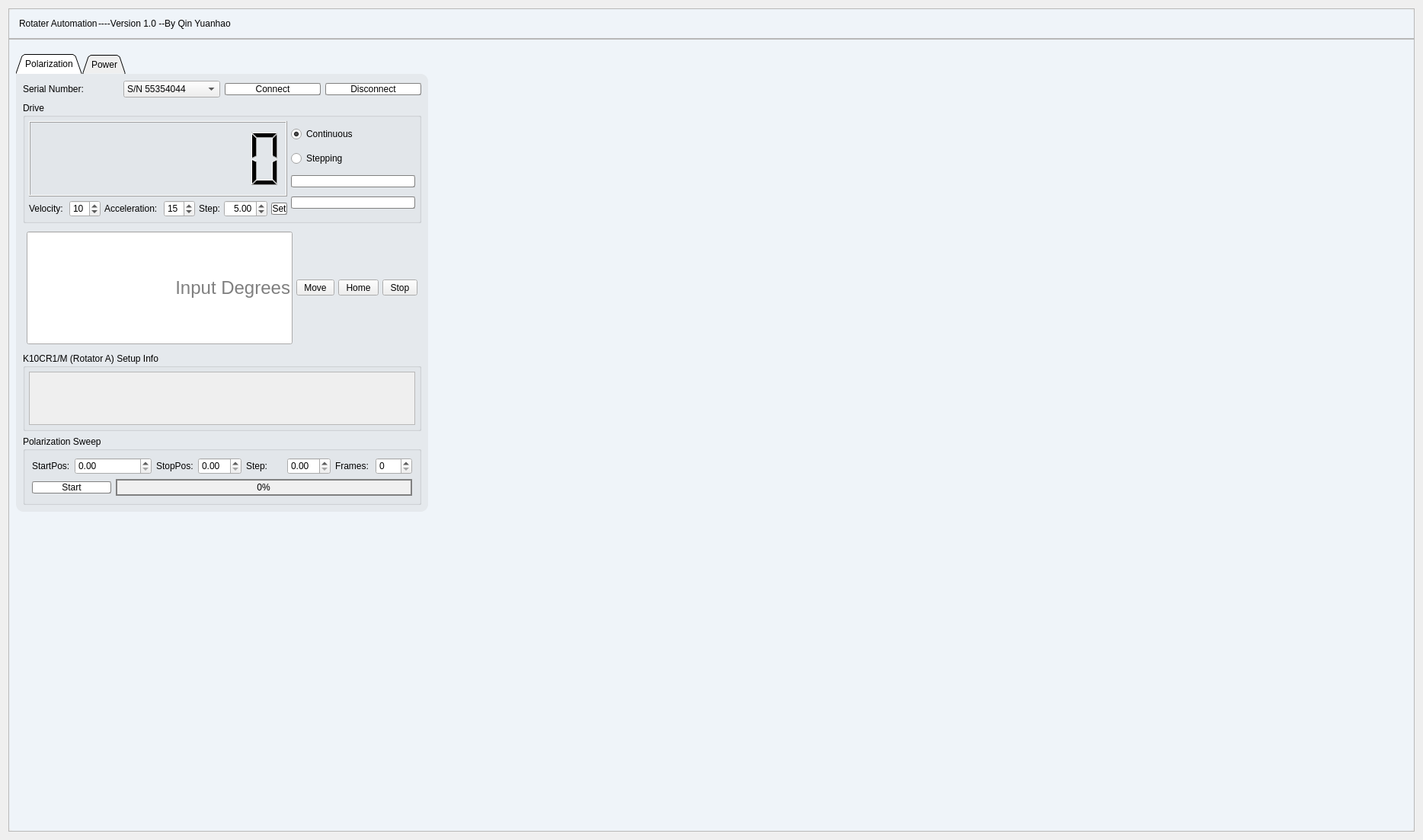
<?xml version="1.0" encoding="UTF-8"?>
<ui version="4.0">
 <class>Form</class>
 <widget class="QWidget" name="Form">
  <property name="geometry">
   <rect>
    <x>0</x>
    <y>0</y>
    <width>1868</width>
    <height>1103</height>
   </rect>
  </property>
  <property name="sizePolicy">
   <sizepolicy hsizetype="Fixed" vsizetype="MinimumExpanding">
    <horstretch>0</horstretch>
    <verstretch>0</verstretch>
   </sizepolicy>
  </property>
  <property name="windowTitle">
   <string>Form</string>
  </property>
  <property name="styleSheet">
   <string notr="true">QWidget#Form{
	border-radius:10px;
}

QWidget#mainwidget{
	background-color: rgba(239, 244, 249, 0);
	border-radius:10px;
}
QFrame#mainframe{
	background-color: rgba(239, 244, 249, 255);
	border-radius:10px;
}
QGroupBox{
	border-width: 2px;
	
	font: 25 9pt &quot;Microsoft YaHei UI Light&quot;;
}
QPushButton{
	background-color: rgb(255, 255, 255);
	border-radius: 2px;
	border: 1px groove gray;
	font: 63 9pt &quot;Nunito Sans SemiBold&quot;;
}
QTabWidget{
	font: 63 9pt &quot;Nunito Sans SemiBold&quot;;
}
QLabel{
	font: 9pt &quot;Microsoft YaHei UI&quot;;
}
QComboBox{
	
	font: 9pt &quot;Menlo for Powerline&quot;;
}
</string>
  </property>
  <layout class="QVBoxLayout" name="verticalLayout_19" stretch="0">
   <item>
    <widget class="QWidget" name="mainwidget" native="true">
     <property name="styleSheet">
      <string notr="true"/>
     </property>
     <layout class="QVBoxLayout" name="verticalLayout_5">
      <property name="spacing">
       <number>0</number>
      </property>
      <property name="leftMargin">
       <number>0</number>
      </property>
      <property name="topMargin">
       <number>0</number>
      </property>
      <property name="rightMargin">
       <number>0</number>
      </property>
      <property name="bottomMargin">
       <number>0</number>
      </property>
      <item>
       <widget class="QFrame" name="mainframe">
        <property name="styleSheet">
         <string notr="true"/>
        </property>
        <property name="frameShape">
         <enum>QFrame::StyledPanel</enum>
        </property>
        <property name="frameShadow">
         <enum>QFrame::Raised</enum>
        </property>
        <layout class="QVBoxLayout" name="verticalLayout">
         <property name="spacing">
          <number>0</number>
         </property>
         <property name="leftMargin">
          <number>0</number>
         </property>
         <property name="topMargin">
          <number>0</number>
         </property>
         <property name="rightMargin">
          <number>0</number>
         </property>
         <property name="bottomMargin">
          <number>0</number>
         </property>
         <item>
          <widget class="QFrame" name="frame">
           <property name="sizePolicy">
            <sizepolicy hsizetype="Preferred" vsizetype="Preferred">
             <horstretch>0</horstretch>
             <verstretch>1</verstretch>
            </sizepolicy>
           </property>
           <property name="minimumSize">
            <size>
             <width>0</width>
             <height>40</height>
            </size>
           </property>
           <property name="baseSize">
            <size>
             <width>0</width>
             <height>0</height>
            </size>
           </property>
           <property name="styleSheet">
            <string notr="true"/>
           </property>
           <property name="frameShape">
            <enum>QFrame::StyledPanel</enum>
           </property>
           <property name="frameShadow">
            <enum>QFrame::Raised</enum>
           </property>
           <layout class="QHBoxLayout" name="horizontalLayout_2" stretch="0,0,0,0,3,3,3">
            <property name="spacing">
             <number>1</number>
            </property>
            <property name="leftMargin">
             <number>5</number>
            </property>
            <property name="topMargin">
             <number>1</number>
            </property>
            <property name="rightMargin">
             <number>1</number>
            </property>
            <property name="bottomMargin">
             <number>1</number>
            </property>
            <item>
             <widget class="QLabel" name="label_2">
              <property name="text">
               <string/>
              </property>
              <property name="pixmap">
               <pixmap resource="resources.qrc">:/my_icons/images/icons/window_title_icon.png</pixmap>
              </property>
             </widget>
            </item>
            <item>
             <widget class="QLabel" name="label">
              <property name="sizePolicy">
               <sizepolicy hsizetype="Preferred" vsizetype="Preferred">
                <horstretch>0</horstretch>
                <verstretch>0</verstretch>
               </sizepolicy>
              </property>
              <property name="font">
               <font>
                <family>Microsoft YaHei UI</family>
                <pointsize>9</pointsize>
                <weight>50</weight>
                <italic>false</italic>
                <bold>false</bold>
               </font>
              </property>
              <property name="styleSheet">
               <string notr="true"/>
              </property>
              <property name="text">
               <string>Rotater Automation</string>
              </property>
             </widget>
            </item>
            <item>
             <widget class="QLabel" name="label_6">
              <property name="text">
               <string>----Version 1.0 --By Qin Yuanhao</string>
              </property>
             </widget>
            </item>
            <item>
             <spacer name="horizontalSpacer_2">
              <property name="orientation">
               <enum>Qt::Horizontal</enum>
              </property>
              <property name="sizeHint" stdset="0">
               <size>
                <width>40</width>
                <height>20</height>
               </size>
              </property>
             </spacer>
            </item>
            <item>
             <widget class="QPushButton" name="min_btn">
              <property name="sizePolicy">
               <sizepolicy hsizetype="Minimum" vsizetype="Fixed">
                <horstretch>0</horstretch>
                <verstretch>0</verstretch>
               </sizepolicy>
              </property>
              <property name="maximumSize">
               <size>
                <width>60</width>
                <height>30</height>
               </size>
              </property>
              <property name="styleSheet">
               <string notr="true">QPushButton {	
	border: none;
	border-radius: 2px;
	background-color: rgba(239, 244, 249, 0);
}
QPushButton:hover {
	background-color: rgb(160, 160, 160,100);
}
QPushButton:pressed {	
	background-color: transparent;
}
</string>
              </property>
              <property name="text">
               <string/>
              </property>
              <property name="icon">
               <iconset resource="resources.qrc">
                <normaloff>:/my_icons/images/icons/min.svg</normaloff>:/my_icons/images/icons/min.svg</iconset>
              </property>
             </widget>
            </item>
            <item>
             <widget class="QPushButton" name="max_btn">
              <property name="sizePolicy">
               <sizepolicy hsizetype="Minimum" vsizetype="Fixed">
                <horstretch>0</horstretch>
                <verstretch>0</verstretch>
               </sizepolicy>
              </property>
              <property name="maximumSize">
               <size>
                <width>60</width>
                <height>30</height>
               </size>
              </property>
              <property name="styleSheet">
               <string notr="true">QPushButton {	
	border: none;
	border-radius: 2px;
	background-color: rgba(239, 244, 249, 0);
}
QPushButton:hover {
	background-color: rgb(160, 160, 160,100);
}
QPushButton:pressed {	
	background-color: transparent;
}</string>
              </property>
              <property name="text">
               <string/>
              </property>
              <property name="icon">
               <iconset resource="resources.qrc">
                <normaloff>:/my_icons/images/icons/max.svg</normaloff>:/my_icons/images/icons/max.svg</iconset>
              </property>
              <property name="iconSize">
               <size>
                <width>20</width>
                <height>20</height>
               </size>
              </property>
             </widget>
            </item>
            <item>
             <widget class="QPushButton" name="close_btn">
              <property name="sizePolicy">
               <sizepolicy hsizetype="Minimum" vsizetype="Fixed">
                <horstretch>0</horstretch>
                <verstretch>0</verstretch>
               </sizepolicy>
              </property>
              <property name="maximumSize">
               <size>
                <width>60</width>
                <height>30</height>
               </size>
              </property>
              <property name="styleSheet">
               <string notr="true">QPushButton {	
	border: none;
	border-radius: 2px;
	background-color: rgba(239, 244, 249, 0);
}
QPushButton:hover {
	background-color: rgb(196, 43, 28,200);
}
QPushButton:pressed {	
	background-color: transparent;
}</string>
              </property>
              <property name="text">
               <string/>
              </property>
              <property name="icon">
               <iconset resource="resources.qrc">
                <normaloff>:/my_icons/images/icons/close_btn.svg</normaloff>:/my_icons/images/icons/close_btn.svg</iconset>
              </property>
             </widget>
            </item>
           </layout>
          </widget>
         </item>
         <item>
          <widget class="QFrame" name="frame_2">
           <property name="sizePolicy">
            <sizepolicy hsizetype="Preferred" vsizetype="Preferred">
             <horstretch>0</horstretch>
             <verstretch>100</verstretch>
            </sizepolicy>
           </property>
           <property name="styleSheet">
            <string notr="true">QPushButton:hover {
	background-color: rgb(160, 160, 160,100);
}
QPushButton:pressed {	
	background-color: transparent;
}</string>
           </property>
           <property name="frameShape">
            <enum>QFrame::StyledPanel</enum>
           </property>
           <property name="frameShadow">
            <enum>QFrame::Raised</enum>
           </property>
           <widget class="QTabWidget" name="tabWidget">
            <property name="geometry">
             <rect>
              <x>10</x>
              <y>20</y>
              <width>541</width>
              <height>601</height>
             </rect>
            </property>
            <property name="styleSheet">
             <string notr="true">QTabWidget::pane {
	border-top-right-radius: 10px;
	border-bottom-right-radius: 10px;
	border-bottom-left-radius:10px;
	background-color: rgb(190, 190, 190,50);
}

</string>
            </property>
            <property name="tabShape">
             <enum>QTabWidget::Triangular</enum>
            </property>
            <property name="currentIndex">
             <number>0</number>
            </property>
            <property name="iconSize">
             <size>
              <width>20</width>
              <height>20</height>
             </size>
            </property>
            <property name="elideMode">
             <enum>Qt::ElideNone</enum>
            </property>
            <property name="usesScrollButtons">
             <bool>false</bool>
            </property>
            <property name="documentMode">
             <bool>false</bool>
            </property>
            <property name="movable">
             <bool>false</bool>
            </property>
            <property name="tabBarAutoHide">
             <bool>false</bool>
            </property>
            <widget class="QWidget" name="rot_a">
             <attribute name="title">
              <string>Polarization</string>
             </attribute>
             <layout class="QVBoxLayout" name="verticalLayout_3">
              <item>
               <layout class="QHBoxLayout" name="horizontalLayout">
                <item>
                 <widget class="QLabel" name="label_3">
                  <property name="text">
                   <string>Serial Number:</string>
                  </property>
                 </widget>
                </item>
                <item>
                 <widget class="QComboBox" name="serial_cbox">
                  <item>
                   <property name="text">
                    <string>S/N 55354044</string>
                   </property>
                  </item>
                  <item>
                   <property name="text">
                    <string>S/N 55342484</string>
                   </property>
                  </item>
                 </widget>
                </item>
                <item>
                 <widget class="QPushButton" name="connect_btn">
                  <property name="text">
                   <string>Connect</string>
                  </property>
                  <property name="icon">
                   <iconset resource="resources.qrc">
                    <normaloff>:/my_icons/images/icons/connect.svg</normaloff>:/my_icons/images/icons/connect.svg</iconset>
                  </property>
                 </widget>
                </item>
                <item>
                 <widget class="QPushButton" name="disconnect_btn">
                  <property name="text">
                   <string>Disconnect</string>
                  </property>
                  <property name="icon">
                   <iconset resource="resources.qrc">
                    <normaloff>:/my_icons/images/icons/disconnect.svg</normaloff>:/my_icons/images/icons/disconnect.svg</iconset>
                  </property>
                 </widget>
                </item>
               </layout>
              </item>
              <item>
               <widget class="QGroupBox" name="groupBox">
                <property name="title">
                 <string>Drive</string>
                </property>
                <layout class="QHBoxLayout" name="horizontalLayout_4">
                 <property name="spacing">
                  <number>5</number>
                 </property>
                 <property name="leftMargin">
                  <number>5</number>
                 </property>
                 <property name="topMargin">
                  <number>5</number>
                 </property>
                 <property name="rightMargin">
                  <number>5</number>
                 </property>
                 <property name="bottomMargin">
                  <number>5</number>
                 </property>
                 <item>
                  <layout class="QVBoxLayout" name="verticalLayout_7" stretch="3,1">
                   <item>
                    <widget class="QLCDNumber" name="position_view">
                     <property name="digitCount">
                      <number>8</number>
                     </property>
                     <property name="mode">
                      <enum>QLCDNumber::Dec</enum>
                     </property>
                     <property name="segmentStyle">
                      <enum>QLCDNumber::Filled</enum>
                     </property>
                    </widget>
                   </item>
                   <item>
                    <layout class="QHBoxLayout" name="horizontalLayout_8">
                     <item>
                      <widget class="QLabel" name="label_5">
                       <property name="text">
                        <string>Velocity: </string>
                       </property>
                      </widget>
                     </item>
                     <item>
                      <widget class="QSpinBox" name="rotator_a_velocity_spbx">
                       <property name="value">
                        <number>10</number>
                       </property>
                      </widget>
                     </item>
                     <item>
                      <widget class="QLabel" name="label_7">
                       <property name="text">
                        <string>Acceleration: </string>
                       </property>
                      </widget>
                     </item>
                     <item>
                      <widget class="QSpinBox" name="rotator_a_acceleration_spbx">
                       <property name="value">
                        <number>15</number>
                       </property>
                      </widget>
                     </item>
                     <item>
                      <widget class="QLabel" name="label_8">
                       <property name="text">
                        <string>Step:</string>
                       </property>
                      </widget>
                     </item>
                     <item>
                      <widget class="QDoubleSpinBox" name="rotator_a_step_spbx">
                       <property name="alignment">
                        <set>Qt::AlignRight|Qt::AlignTrailing|Qt::AlignVCenter</set>
                       </property>
                       <property name="stepType">
                        <enum>QAbstractSpinBox::AdaptiveDecimalStepType</enum>
                       </property>
                       <property name="value">
                        <double>5.000000000000000</double>
                       </property>
                      </widget>
                     </item>
                     <item>
                      <widget class="QPushButton" name="rotator_a_set_btn">
                       <property name="text">
                        <string>Set</string>
                       </property>
                      </widget>
                     </item>
                    </layout>
                   </item>
                  </layout>
                 </item>
                 <item>
                  <layout class="QVBoxLayout" name="verticalLayout_2" stretch="1,1,2,2">
                   <item>
                    <widget class="QRadioButton" name="rotator_a_cont_rdbtn">
                     <property name="text">
                      <string>Continuous</string>
                     </property>
                     <property name="checked">
                      <bool>true</bool>
                     </property>
                    </widget>
                   </item>
                   <item>
                    <widget class="QRadioButton" name="rotator_a_stp_rdbtn">
                     <property name="text">
                      <string>Stepping</string>
                     </property>
                    </widget>
                   </item>
                   <item>
                    <widget class="QPushButton" name="rotator_a_forward_btn">
                     <property name="text">
                      <string/>
                     </property>
                     <property name="icon">
                      <iconset resource="resources.qrc">
                       <normaloff>:/my_icons/images/icons/up_arrow.svg</normaloff>:/my_icons/images/icons/up_arrow.svg</iconset>
                     </property>
                     <property name="iconSize">
                      <size>
                       <width>50</width>
                       <height>50</height>
                      </size>
                     </property>
                     <property name="flat">
                      <bool>false</bool>
                     </property>
                    </widget>
                   </item>
                   <item>
                    <widget class="QPushButton" name="rotator_a_backward_btn">
                     <property name="text">
                      <string/>
                     </property>
                     <property name="icon">
                      <iconset resource="resources.qrc">
                       <normaloff>:/my_icons/images/icons/down_arrow.svg</normaloff>:/my_icons/images/icons/down_arrow.svg</iconset>
                     </property>
                     <property name="iconSize">
                      <size>
                       <width>50</width>
                       <height>50</height>
                      </size>
                     </property>
                     <property name="flat">
                      <bool>false</bool>
                     </property>
                    </widget>
                   </item>
                  </layout>
                 </item>
                </layout>
               </widget>
              </item>
              <item>
               <layout class="QHBoxLayout" name="horizontalLayout_3" stretch="0,1,1,1">
                <property name="spacing">
                 <number>5</number>
                </property>
                <property name="sizeConstraint">
                 <enum>QLayout::SetNoConstraint</enum>
                </property>
                <property name="leftMargin">
                 <number>5</number>
                </property>
                <property name="topMargin">
                 <number>5</number>
                </property>
                <property name="rightMargin">
                 <number>5</number>
                </property>
                <property name="bottomMargin">
                 <number>5</number>
                </property>
                <item>
                 <widget class="QLineEdit" name="rot_a_ledit">
                  <property name="sizePolicy">
                   <sizepolicy hsizetype="Expanding" vsizetype="MinimumExpanding">
                    <horstretch>0</horstretch>
                    <verstretch>0</verstretch>
                   </sizepolicy>
                  </property>
                  <property name="font">
                   <font>
                    <pointsize>18</pointsize>
                   </font>
                  </property>
                  <property name="alignment">
                   <set>Qt::AlignRight|Qt::AlignTrailing|Qt::AlignVCenter</set>
                  </property>
                  <property name="placeholderText">
                   <string>Input Degrees</string>
                  </property>
                 </widget>
                </item>
                <item>
                 <widget class="QToolButton" name="move_tbtn">
                  <property name="text">
                   <string> Move </string>
                  </property>
                  <property name="icon">
                   <iconset resource="resources.qrc">
                    <normaloff>:/my_icons/images/icons/move.svg</normaloff>:/my_icons/images/icons/move.svg</iconset>
                  </property>
                  <property name="iconSize">
                   <size>
                    <width>40</width>
                    <height>40</height>
                   </size>
                  </property>
                  <property name="popupMode">
                   <enum>QToolButton::InstantPopup</enum>
                  </property>
                  <property name="toolButtonStyle">
                   <enum>Qt::ToolButtonTextUnderIcon</enum>
                  </property>
                  <property name="arrowType">
                   <enum>Qt::NoArrow</enum>
                  </property>
                 </widget>
                </item>
                <item>
                 <widget class="QToolButton" name="home_tbtn">
                  <property name="text">
                   <string> Home </string>
                  </property>
                  <property name="icon">
                   <iconset resource="resources.qrc">
                    <normaloff>:/my_icons/images/icons/home.svg</normaloff>:/my_icons/images/icons/home.svg</iconset>
                  </property>
                  <property name="iconSize">
                   <size>
                    <width>40</width>
                    <height>40</height>
                   </size>
                  </property>
                  <property name="popupMode">
                   <enum>QToolButton::InstantPopup</enum>
                  </property>
                  <property name="toolButtonStyle">
                   <enum>Qt::ToolButtonTextUnderIcon</enum>
                  </property>
                  <property name="arrowType">
                   <enum>Qt::NoArrow</enum>
                  </property>
                 </widget>
                </item>
                <item>
                 <widget class="QToolButton" name="stop_tbtn">
                  <property name="text">
                   <string> Stop </string>
                  </property>
                  <property name="icon">
                   <iconset resource="resources.qrc">
                    <normaloff>:/my_icons/images/icons/stop_rotate.svg</normaloff>:/my_icons/images/icons/stop_rotate.svg</iconset>
                  </property>
                  <property name="iconSize">
                   <size>
                    <width>40</width>
                    <height>40</height>
                   </size>
                  </property>
                  <property name="popupMode">
                   <enum>QToolButton::InstantPopup</enum>
                  </property>
                  <property name="toolButtonStyle">
                   <enum>Qt::ToolButtonTextUnderIcon</enum>
                  </property>
                  <property name="arrowType">
                   <enum>Qt::NoArrow</enum>
                  </property>
                 </widget>
                </item>
               </layout>
              </item>
              <item>
               <widget class="QGroupBox" name="groupBox_7">
                <property name="title">
                 <string>K10CR1/M (Rotator A) Setup Info</string>
                </property>
                <layout class="QGridLayout" name="gridLayout_4">
                 <property name="leftMargin">
                  <number>5</number>
                 </property>
                 <property name="topMargin">
                  <number>5</number>
                 </property>
                 <property name="rightMargin">
                  <number>5</number>
                 </property>
                 <property name="bottomMargin">
                  <number>5</number>
                 </property>
                 <item row="0" column="0">
                  <widget class="QScrollArea" name="rot_a_scroll">
                   <property name="sizePolicy">
                    <sizepolicy hsizetype="Minimum" vsizetype="Minimum">
                     <horstretch>0</horstretch>
                     <verstretch>0</verstretch>
                    </sizepolicy>
                   </property>
                   <property name="widgetResizable">
                    <bool>true</bool>
                   </property>
                   <widget class="QWidget" name="scrollAreaWidgetContents_3">
                    <property name="geometry">
                     <rect>
                      <x>0</x>
                      <y>0</y>
                      <width>505</width>
                      <height>85</height>
                     </rect>
                    </property>
                    <layout class="QVBoxLayout" name="verticalLayout_20">
                     <item>
                      <widget class="QLabel" name="rot_a_msg">
                       <property name="text">
                        <string/>
                       </property>
                      </widget>
                     </item>
                    </layout>
                   </widget>
                  </widget>
                 </item>
                </layout>
               </widget>
              </item>
              <item>
               <widget class="QGroupBox" name="groupBox_2">
                <property name="title">
                 <string>Polarization Sweep</string>
                </property>
                <layout class="QGridLayout" name="gridLayout">
                 <item row="0" column="0">
                  <widget class="QLabel" name="label_4">
                   <property name="text">
                    <string>StartPos:</string>
                   </property>
                  </widget>
                 </item>
                 <item row="0" column="1" colspan="2">
                  <widget class="QDoubleSpinBox" name="rotator_a_startpos_spbx"/>
                 </item>
                 <item row="0" column="3">
                  <widget class="QLabel" name="label_9">
                   <property name="text">
                    <string>StopPos:</string>
                   </property>
                  </widget>
                 </item>
                 <item row="0" column="4">
                  <widget class="QDoubleSpinBox" name="rotator_a_stoppos_spbx"/>
                 </item>
                 <item row="0" column="5">
                  <widget class="QLabel" name="label_10">
                   <property name="text">
                    <string>Step:</string>
                   </property>
                  </widget>
                 </item>
                 <item row="0" column="6">
                  <widget class="QDoubleSpinBox" name="rotator_a_sweepstep_spbx"/>
                 </item>
                 <item row="0" column="7">
                  <widget class="QLabel" name="rotator_a_frames_spbx">
                   <property name="text">
                    <string>Frames:</string>
                   </property>
                  </widget>
                 </item>
                 <item row="0" column="8">
                  <widget class="QSpinBox" name="spinBox"/>
                 </item>
                 <item row="1" column="2" colspan="7">
                  <widget class="QProgressBar" name="rotato_a_progressbar">
                   <property name="styleSheet">
                    <string notr="true">QProgressBar {
    border: 2px solid grey;
    background-color: #f0f0f0;
    padding: 1px;
    height: 16px;
}

QProgressBar::chunk {
    background-color: #00bcd4;
    width: 10px;
}</string>
                   </property>
                   <property name="value">
                    <number>0</number>
                   </property>
                   <property name="alignment">
                    <set>Qt::AlignCenter</set>
                   </property>
                   <property name="textDirection">
                    <enum>QProgressBar::TopToBottom</enum>
                   </property>
                  </widget>
                 </item>
                 <item row="1" column="0" colspan="2">
                  <widget class="QPushButton" name="rotator_a_sweep_start_btn">
                   <property name="text">
                    <string>Start</string>
                   </property>
                   <property name="icon">
                    <iconset resource="resources.qrc">
                     <normaloff>:/my_icons/images/icons/play.svg</normaloff>:/my_icons/images/icons/play.svg</iconset>
                   </property>
                   <property name="iconSize">
                    <size>
                     <width>20</width>
                     <height>30</height>
                    </size>
                   </property>
                  </widget>
                 </item>
                </layout>
               </widget>
              </item>
             </layout>
            </widget>
            <widget class="QWidget" name="rot_b">
             <attribute name="title">
              <string>Power</string>
             </attribute>
             <layout class="QVBoxLayout" name="verticalLayout_6"/>
            </widget>
           </widget>
          </widget>
         </item>
        </layout>
       </widget>
      </item>
     </layout>
    </widget>
   </item>
  </layout>
 </widget>
 <resources>
  <include location="resources.qrc"/>
  <include location="../../asg_cw_odmr/my_scripts/resources.qrc"/>
 </resources>
 <connections/>
</ui>
